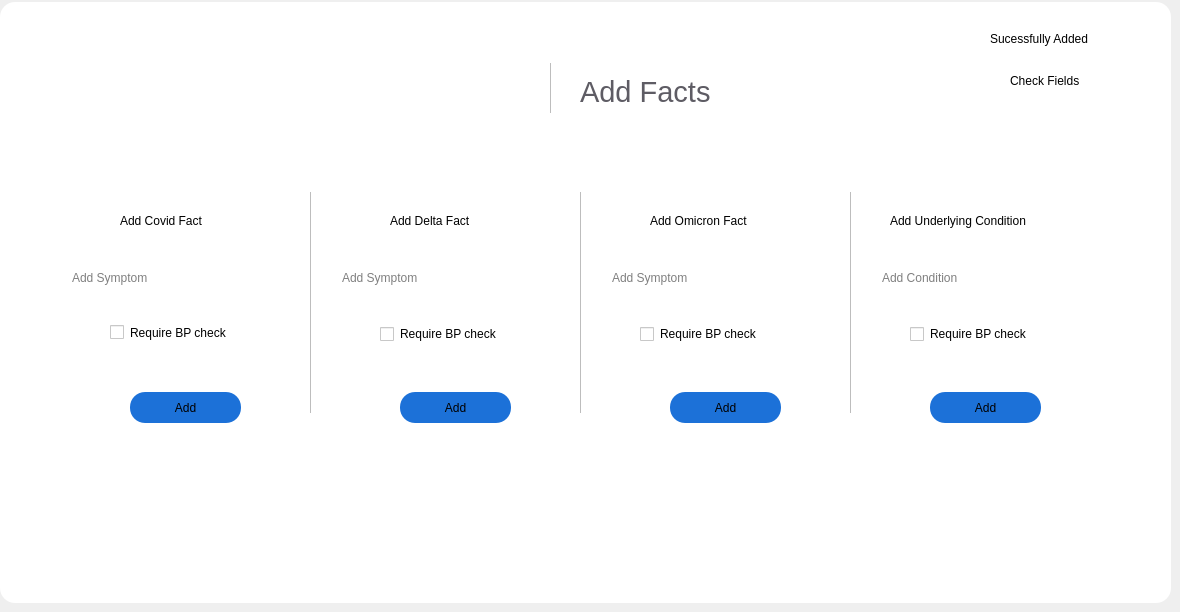
                     <widget class="QWidget" name="new_page">
                      <widget class="QFrame" name="frame_9">
                       <property name="geometry">
                        <rect>
                         <x>0</x>
                         <y>2</y>
                         <width>1171</width>
                         <height>601</height>
                        </rect>
                       </property>
                       <property name="styleSheet">
                        <string notr="true">background-color: rgb(255, 255, 255);
border-radius:15px;</string>
                       </property>
                       <property name="frameShape">
                        <enum>QFrame::StyledPanel</enum>
                       </property>
                       <property name="frameShadow">
                        <enum>QFrame::Raised</enum>
                       </property>
                       <widget class="QLabel" name="label_16">
                        <property name="geometry">
                         <rect>
                          <x>120</x>
                          <y>210</y>
                          <width>131</width>
                          <height>18</height>
                         </rect>
                        </property>
                        <property name="styleSheet">
                         <string notr="true">font: 600 11pt &quot;URW Gothic&quot;;</string>
                        </property>
                        <property name="text">
                         <string>Add Covid Fact</string>
                        </property>
                       </widget>
                       <widget class="QLineEdit" name="add_covid">
                        <property name="geometry">
                         <rect>
                          <x>70</x>
                          <y>260</y>
                          <width>211</width>
                          <height>31</height>
                         </rect>
                        </property>
                        <property name="styleSheet">
                         <string notr="true">border-color: rgb(94, 92, 100);</string>
                        </property>
                        <property name="text">
                         <string/>
                        </property>
                        <property name="placeholderText">
                         <string>Add Symptom</string>
                        </property>
                       </widget>
                       <widget class="QCheckBox" name="bp_check_covid">
                        <property name="geometry">
                         <rect>
                          <x>110</x>
                          <y>320</y>
                          <width>151</width>
                          <height>21</height>
                         </rect>
                        </property>
                        <property name="text">
                         <string>Require BP check</string>
                        </property>
                       </widget>
                       <widget class="Line" name="line">
                        <property name="geometry">
                         <rect>
                          <x>310</x>
                          <y>190</y>
                          <width>1</width>
                          <height>221</height>
                         </rect>
                        </property>
                        <property name="styleSheet">
                         <string notr="true">background-color: rgb(189, 189, 189)</string>
                        </property>
                        <property name="orientation">
                         <enum>Qt::Vertical</enum>
                        </property>
                       </widget>
                       <widget class="QPushButton" name="add_button_covid">
                        <property name="geometry">
                         <rect>
                          <x>130</x>
                          <y>390</y>
                          <width>111</width>
                          <height>31</height>
                         </rect>
                        </property>
                        <property name="styleSheet">
                         <string notr="true">background-color: rgb(28, 113, 216);</string>
                        </property>
                        <property name="text">
                         <string>Add</string>
                        </property>
                       </widget>
                       <widget class="Line" name="line_2">
                        <property name="geometry">
                         <rect>
                          <x>580</x>
                          <y>190</y>
                          <width>1</width>
                          <height>221</height>
                         </rect>
                        </property>
                        <property name="styleSheet">
                         <string notr="true">background-color: rgb(189, 189, 189)</string>
                        </property>
                        <property name="orientation">
                         <enum>Qt::Vertical</enum>
                        </property>
                       </widget>
                       <widget class="Line" name="line_3">
                        <property name="geometry">
                         <rect>
                          <x>850</x>
                          <y>190</y>
                          <width>1</width>
                          <height>221</height>
                         </rect>
                        </property>
                        <property name="styleSheet">
                         <string notr="true">background-color: rgb(189, 189, 189)</string>
                        </property>
                        <property name="orientation">
                         <enum>Qt::Vertical</enum>
                        </property>
                       </widget>
                       <widget class="QLabel" name="label_17">
                        <property name="geometry">
                         <rect>
                          <x>390</x>
                          <y>210</y>
                          <width>131</width>
                          <height>18</height>
                         </rect>
                        </property>
                        <property name="styleSheet">
                         <string notr="true">font: 600 11pt &quot;URW Gothic&quot;;</string>
                        </property>
                        <property name="text">
                         <string>&lt;html&gt;&lt;head/&gt;&lt;body&gt;&lt;p&gt;Add Delta Fact&lt;/p&gt;&lt;/body&gt;&lt;/html&gt;</string>
                        </property>
                       </widget>
                       <widget class="QCheckBox" name="bp_check_delta">
                        <property name="geometry">
                         <rect>
                          <x>380</x>
                          <y>320</y>
                          <width>151</width>
                          <height>24</height>
                         </rect>
                        </property>
                        <property name="text">
                         <string>Require BP check</string>
                        </property>
                       </widget>
                       <widget class="QLineEdit" name="add_delta">
                        <property name="geometry">
                         <rect>
                          <x>340</x>
                          <y>260</y>
                          <width>211</width>
                          <height>31</height>
                         </rect>
                        </property>
                        <property name="styleSheet">
                         <string notr="true">border-color: rgb(94, 92, 100);</string>
                        </property>
                        <property name="text">
                         <string/>
                        </property>
                        <property name="placeholderText">
                         <string>Add Symptom</string>
                        </property>
                       </widget>
                       <widget class="QPushButton" name="add_button_delta">
                        <property name="geometry">
                         <rect>
                          <x>400</x>
                          <y>390</y>
                          <width>111</width>
                          <height>31</height>
                         </rect>
                        </property>
                        <property name="styleSheet">
                         <string notr="true">background-color: rgb(28, 113, 216);</string>
                        </property>
                        <property name="text">
                         <string>Add</string>
                        </property>
                       </widget>
                       <widget class="QLabel" name="label_18">
                        <property name="geometry">
                         <rect>
                          <x>650</x>
                          <y>210</y>
                          <width>141</width>
                          <height>18</height>
                         </rect>
                        </property>
                        <property name="styleSheet">
                         <string notr="true">font: 600 11pt &quot;URW Gothic&quot;;</string>
                        </property>
                        <property name="text">
                         <string>&lt;html&gt;&lt;head/&gt;&lt;body&gt;&lt;p&gt;Add Omicron Fact&lt;/p&gt;&lt;/body&gt;&lt;/html&gt;</string>
                        </property>
                       </widget>
                       <widget class="QLabel" name="label_19">
                        <property name="geometry">
                         <rect>
                          <x>890</x>
                          <y>210</y>
                          <width>191</width>
                          <height>18</height>
                         </rect>
                        </property>
                        <property name="styleSheet">
                         <string notr="true">font: 600 11pt &quot;URW Gothic&quot;;</string>
                        </property>
                        <property name="text">
                         <string>&lt;html&gt;&lt;head/&gt;&lt;body&gt;&lt;p&gt;Add Underlying Condition&lt;/p&gt;&lt;/body&gt;&lt;/html&gt;</string>
                        </property>
                       </widget>
                       <widget class="QLineEdit" name="add_omicron">
                        <property name="geometry">
                         <rect>
                          <x>610</x>
                          <y>260</y>
                          <width>211</width>
                          <height>31</height>
                         </rect>
                        </property>
                        <property name="styleSheet">
                         <string notr="true">border-color: rgb(94, 92, 100);</string>
                        </property>
                        <property name="text">
                         <string/>
                        </property>
                        <property name="placeholderText">
                         <string>Add Symptom</string>
                        </property>
                       </widget>
                       <widget class="QCheckBox" name="bp_check_omicron">
                        <property name="geometry">
                         <rect>
                          <x>640</x>
                          <y>320</y>
                          <width>151</width>
                          <height>24</height>
                         </rect>
                        </property>
                        <property name="text">
                         <string>Require BP check</string>
                        </property>
                       </widget>
                       <widget class="QPushButton" name="add_button_omicron">
                        <property name="geometry">
                         <rect>
                          <x>670</x>
                          <y>390</y>
                          <width>111</width>
                          <height>31</height>
                         </rect>
                        </property>
                        <property name="styleSheet">
                         <string notr="true">background-color: rgb(28, 113, 216);</string>
                        </property>
                        <property name="text">
                         <string>Add</string>
                        </property>
                       </widget>
                       <widget class="QPushButton" name="add_button_conditions">
                        <property name="geometry">
                         <rect>
                          <x>930</x>
                          <y>390</y>
                          <width>111</width>
                          <height>31</height>
                         </rect>
                        </property>
                        <property name="styleSheet">
                         <string notr="true">background-color: rgb(28, 113, 216);</string>
                        </property>
                        <property name="text">
                         <string>Add</string>
                        </property>
                       </widget>
                       <widget class="QCheckBox" name="bp_check_conditions">
                        <property name="geometry">
                         <rect>
                          <x>910</x>
                          <y>320</y>
                          <width>151</width>
                          <height>24</height>
                         </rect>
                        </property>
                        <property name="text">
                         <string>Require BP check</string>
                        </property>
                       </widget>
                       <widget class="QLineEdit" name="add_conditions">
                        <property name="geometry">
                         <rect>
                          <x>880</x>
                          <y>260</y>
                          <width>211</width>
                          <height>31</height>
                         </rect>
                        </property>
                        <property name="styleSheet">
                         <string notr="true">border-color: rgb(94, 92, 100);
border-style: solid;</string>
                        </property>
                        <property name="text">
                         <string/>
                        </property>
                        <property name="placeholderText">
                         <string>Add Condition</string>
                        </property>
                       </widget>
                       <widget class="QLabel" name="label_20">
                        <property name="geometry">
                         <rect>
                          <x>440</x>
                          <y>40</y>
                          <width>91</width>
                          <height>81</height>
                         </rect>
                        </property>
                        <property name="text">
                         <string/>
                        </property>
                        <property name="pixmap">
                         <pixmap resource="resources.qrc">:/images/icons8-add-64.png</pixmap>
                        </property>
                        <property name="scaledContents">
                         <bool>true</bool>
                        </property>
                       </widget>
                       <widget class="Line" name="line_4">
                        <property name="geometry">
                         <rect>
                          <x>550</x>
                          <y>61</y>
                          <width>1</width>
                          <height>50</height>
                         </rect>
                        </property>
                        <property name="styleSheet">
                         <string notr="true">background-color: rgb(189, 189, 189)</string>
                        </property>
                        <property name="orientation">
                         <enum>Qt::Vertical</enum>
                        </property>
                       </widget>
                       <widget class="QLabel" name="label_21">
                        <property name="geometry">
                         <rect>
                          <x>580</x>
                          <y>60</y>
                          <width>201</width>
                          <height>61</height>
                         </rect>
                        </property>
                        <property name="styleSheet">
                         <string notr="true">font: 700 11pt &quot;FontAwesome&quot;;
color: rgb(94, 92, 100);</string>
                        </property>
                        <property name="text">
                         <string>&lt;html&gt;&lt;head/&gt;&lt;body&gt;&lt;p&gt;&lt;span style=&quot; font-size:22pt;&quot;&gt;Add Facts&lt;/span&gt;&lt;/p&gt;&lt;/body&gt;&lt;/html&gt;</string>
                        </property>
                       </widget>
                       <widget class="QLabel" name="label_22">
                        <property name="geometry">
                         <rect>
                          <x>160</x>
                          <y>170</y>
                          <width>31</width>
                          <height>31</height>
                         </rect>
                        </property>
                        <property name="text">
                         <string/>
                        </property>
                        <property name="pixmap">
                         <pixmap resource="resources.qrc">:/images/icons8-add-48.png</pixmap>
                        </property>
                        <property name="scaledContents">
                         <bool>true</bool>
                        </property>
                       </widget>
                       <widget class="QLabel" name="label_23">
                        <property name="geometry">
                         <rect>
                          <x>430</x>
                          <y>170</y>
                          <width>31</width>
                          <height>31</height>
                         </rect>
                        </property>
                        <property name="text">
                         <string/>
                        </property>
                        <property name="pixmap">
                         <pixmap resource="resources.qrc">:/images/icons8-add-48.png</pixmap>
                        </property>
                        <property name="scaledContents">
                         <bool>true</bool>
                        </property>
                       </widget>
                       <widget class="QLabel" name="label_24">
                        <property name="geometry">
                         <rect>
                          <x>696</x>
                          <y>170</y>
                          <width>31</width>
                          <height>31</height>
                         </rect>
                        </property>
                        <property name="text">
                         <string/>
                        </property>
                        <property name="pixmap">
                         <pixmap resource="resources.qrc">:/images/icons8-add-48.png</pixmap>
                        </property>
                        <property name="scaledContents">
                         <bool>true</bool>
                        </property>
                       </widget>
                       <widget class="QLabel" name="label_25">
                        <property name="geometry">
                         <rect>
                          <x>970</x>
                          <y>170</y>
                          <width>31</width>
                          <height>31</height>
                         </rect>
                        </property>
                        <property name="text">
                         <string/>
                        </property>
                        <property name="pixmap">
                         <pixmap resource="resources.qrc">:/images/icons8-add-48.png</pixmap>
                        </property>
                        <property name="scaledContents">
                         <bool>true</bool>
                        </property>
                       </widget>
                       <widget class="QWidget" name="success_message" native="true">
                        <property name="geometry">
                         <rect>
                          <x>900</x>
                          <y>20</y>
                          <width>251</width>
                          <height>31</height>
                         </rect>
                        </property>
                        <widget class="QLabel" name="label_10">
                         <property name="geometry">
                          <rect>
                           <x>90</x>
                           <y>8</y>
                           <width>131</width>
                           <height>18</height>
                          </rect>
                         </property>
                         <property name="text">
                          <string>Sucessfully Added</string>
                         </property>
                        </widget>
                        <widget class="QLabel" name="label_61">
                         <property name="geometry">
                          <rect>
                           <x>60</x>
                           <y>6</y>
                           <width>21</width>
                           <height>21</height>
                          </rect>
                         </property>
                         <property name="text">
                          <string/>
                         </property>
                         <property name="pixmap">
                          <pixmap resource="resources.qrc">:/images/icons8-ok.gif</pixmap>
                         </property>
                         <property name="scaledContents">
                          <bool>true</bool>
                         </property>
                        </widget>
                       </widget>
                       <widget class="QWidget" name="error_message_2" native="true">
                        <property name="geometry">
                         <rect>
                          <x>900</x>
                          <y>60</y>
                          <width>251</width>
                          <height>31</height>
                         </rect>
                        </property>
                        <widget class="QLabel" name="label_62">
                         <property name="geometry">
                          <rect>
                           <x>54</x>
                           <y>0</y>
                           <width>31</width>
                           <height>31</height>
                          </rect>
                         </property>
                         <property name="text">
                          <string/>
                         </property>
                         <property name="pixmap">
                          <pixmap resource="resources.qrc">:/images/icons8-error-48.png</pixmap>
                         </property>
                         <property name="scaledContents">
                          <bool>true</bool>
                         </property>
                        </widget>
                        <widget class="QLabel" name="label_63">
                         <property name="geometry">
                          <rect>
                           <x>110</x>
                           <y>10</y>
                           <width>111</width>
                           <height>18</height>
                          </rect>
                         </property>
                         <property name="text">
                          <string>Check Fields</string>
                         </property>
                        </widget>
                       </widget>
                      </widget>
                     </widget>
